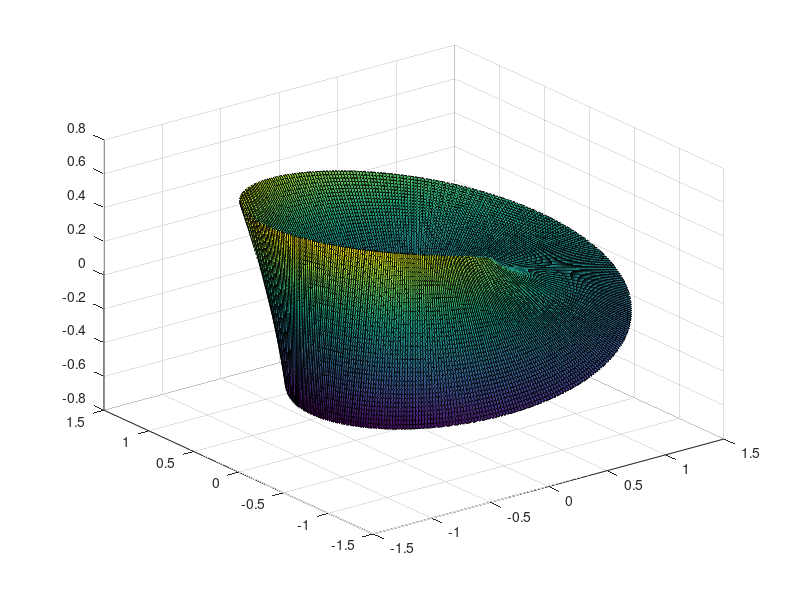

Source code (MATLAB):
##t = 0:0.05:9*pi;
##x = 2*sin(t)
##y = 3*cos(t)
##%plot3(x,y,t, 'linewidth', 3)
##comet3(x,y,t)
##grid on
##xlabel('x')
##ylabel('y')
##zlabel('z')
clear
u = -10:0.05:10;
v = -1:0.05:1;
[U,V] = meshgrid(u,v);
X = (1 + V./2.*cos(U./2)).*cos(U);
Y = (1 + V./2.*cos(U./2)).*sin(U);
Z = V./2.*sin(U./2);
%mesh(X, Y, Z)
surf(X,Y,Z);

